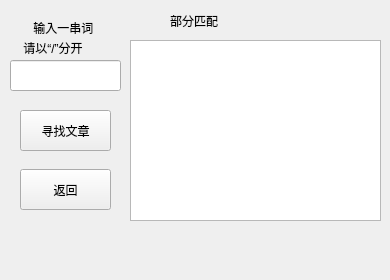
<?xml version="1.0" encoding="UTF-8"?>
<ui version="4.0">
 <class>MainWindow5</class>
 <widget class="QMainWindow" name="MainWindow5">
  <property name="geometry">
   <rect>
    <x>0</x>
    <y>0</y>
    <width>390</width>
    <height>280</height>
   </rect>
  </property>
  <property name="minimumSize">
   <size>
    <width>390</width>
    <height>280</height>
   </size>
  </property>
  <property name="maximumSize">
   <size>
    <width>390</width>
    <height>280</height>
   </size>
  </property>
  <property name="windowTitle">
   <string>部分匹配</string>
  </property>
  <property name="styleSheet">
   <string notr="true">background-image: url(:/C:/Users/yangyuzhe/Desktop/QQ图片20210418104443.png);</string>
  </property>
  <widget class="QWidget" name="centralwidget">
   <widget class="QLabel" name="label_2">
    <property name="geometry">
     <rect>
      <x>170</x>
      <y>10</y>
      <width>51</width>
      <height>21</height>
     </rect>
    </property>
    <property name="text">
     <string>部分匹配</string>
    </property>
   </widget>
   <widget class="QLineEdit" name="lineEdit">
    <property name="geometry">
     <rect>
      <x>10</x>
      <y>60</y>
      <width>111</width>
      <height>31</height>
     </rect>
    </property>
   </widget>
   <widget class="QPushButton" name="pushButton">
    <property name="geometry">
     <rect>
      <x>20</x>
      <y>110</y>
      <width>91</width>
      <height>41</height>
     </rect>
    </property>
    <property name="cursor">
     <cursorShape>PointingHandCursor</cursorShape>
    </property>
    <property name="text">
     <string>寻找文章</string>
    </property>
   </widget>
   <widget class="QTextBrowser" name="textBrowser">
    <property name="geometry">
     <rect>
      <x>130</x>
      <y>40</y>
      <width>251</width>
      <height>181</height>
     </rect>
    </property>
    <property name="styleSheet">
     <string notr="true">color: rgb(255, 255, 0);</string>
    </property>
   </widget>
   <widget class="QLabel" name="label">
    <property name="geometry">
     <rect>
      <x>30</x>
      <y>20</y>
      <width>71</width>
      <height>16</height>
     </rect>
    </property>
    <property name="text">
     <string> 输入一串词</string>
    </property>
   </widget>
   <widget class="QPushButton" name="pushButton_4">
    <property name="geometry">
     <rect>
      <x>20</x>
      <y>169</y>
      <width>91</width>
      <height>41</height>
     </rect>
    </property>
    <property name="cursor">
     <cursorShape>PointingHandCursor</cursorShape>
    </property>
    <property name="text">
     <string>返回</string>
    </property>
   </widget>
   <widget class="QLabel" name="label_3">
    <property name="geometry">
     <rect>
      <x>20</x>
      <y>40</y>
      <width>91</width>
      <height>16</height>
     </rect>
    </property>
    <property name="text">
     <string> 请以“/”分开</string>
    </property>
   </widget>
   <zorder>label</zorder>
   <zorder>label_2</zorder>
   <zorder>lineEdit</zorder>
   <zorder>pushButton</zorder>
   <zorder>textBrowser</zorder>
   <zorder>pushButton_4</zorder>
   <zorder>label_3</zorder>
  </widget>
  <widget class="QMenuBar" name="menubar">
   <property name="geometry">
    <rect>
     <x>0</x>
     <y>0</y>
     <width>390</width>
     <height>21</height>
    </rect>
   </property>
  </widget>
 </widget>
 <resources/>
 <connections/>
</ui>
